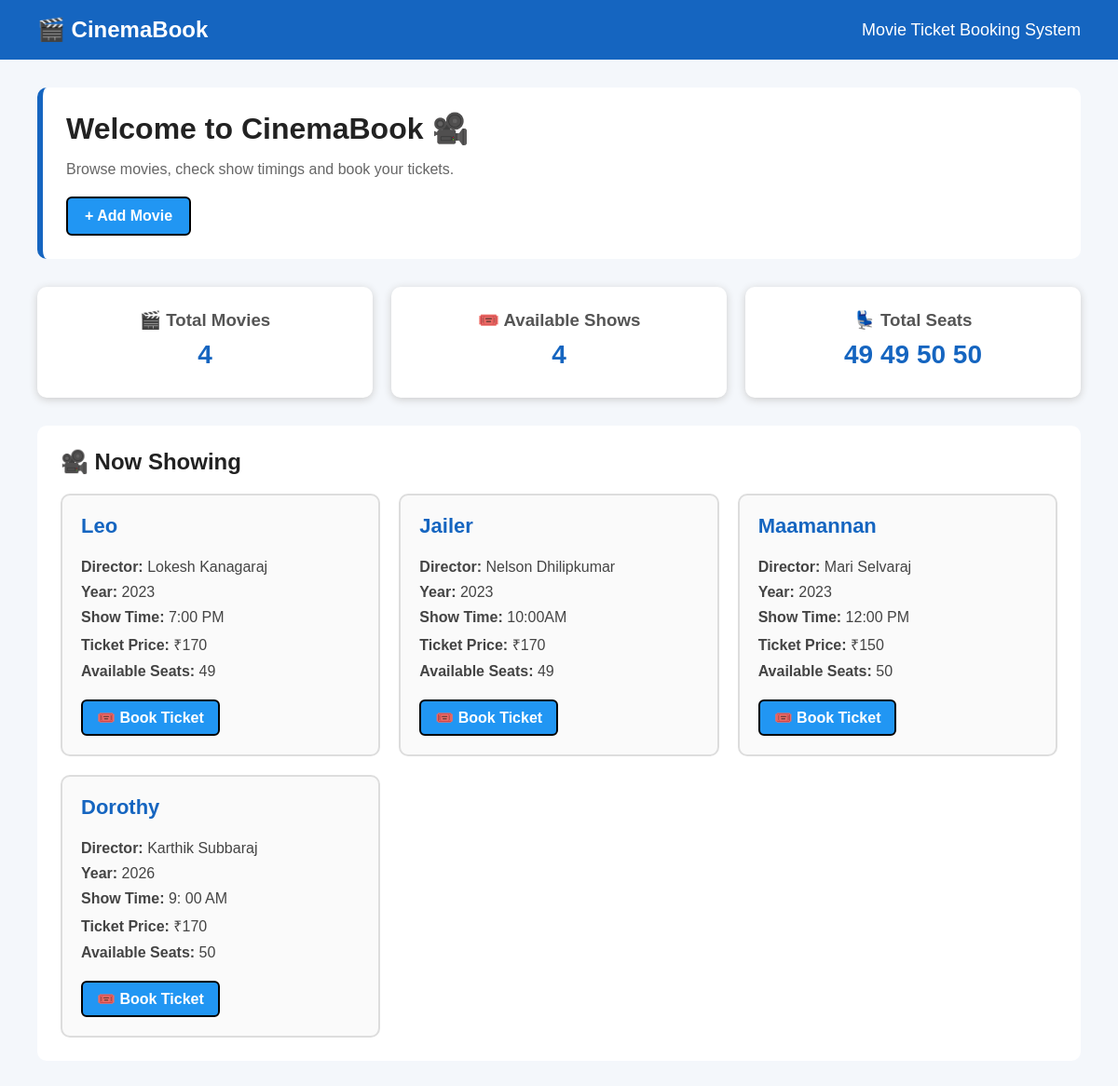
The page / on the database its author committed.
### cinema/models.py (models this page shows, shortened)
class Movie(models.Model):
    name = models.CharField(max_length=100)
    director = models.CharField(max_length=100)
    year = models.IntegerField()
    show_time = models.CharField(max_length=20)
    ticket_price = models.IntegerField()
    available_seats = models.IntegerField(default=50)

### cinema/views.py (the view)
# urls.py: 2. Add a URL to urlpatterns:  path('', views.home, name='home')
def home(request):
    movies = Movie.objects.all()
    return render(request, 'home.html', {'movies': movies})

### cinema/templates/home.html (shortened to what this page needs)
<!DOCTYPE html>
<html>
<head>
</head>
<body>
    <div class="navbar">
        <div class="logo">🎬 CinemaBook</div>
        <div class="nav-title">Movie Ticket Booking System</div>
    </div>
    <div class="welcome">
        <h1>Welcome to CinemaBook 🎥</h1>
        <p>Browse movies, check show timings and book your tickets.</p>
        <a href="{% url 'add_movie' %}" class="add-button">
            + Add Movie
        </a>
    </div>
    <div class="cards">
        <div class="card">
            <h3>🎬 Total Movies</h3>
            <p>{{ movies|length }}</p>
        </div>
        <div class="card">
            <h3>🎟️ Available Shows</h3>
            <p>{{ movies|length }}</p>
        </div>
        <div class="card">
            <h3>💺 Total Seats</h3>
            <p>
                {% for movie in movies %}
                    {{ movie.available_seats }}
                {% empty %}
                    0
                {% endfor %}
            </p>
        </div>
    </div>
    <div class="movies-section">
        <h2>🎥 Now Showing</h2>
        <div class="movie-grid">
            {% for movie in movies %}
            <div class="movie-card">
                <h3>{{ movie.name }}</h3>
                <p><strong>Director:</strong> {{ movie.director }}</p>
                <p><strong>Year:</strong> {{ movie.year }}</p>
                <p><strong>Show Time:</strong> {{ movie.show_time }}</p>
                <p><strong>Ticket Price:</strong> ₹{{ movie.ticket_price }}</p>
                <p><strong>Available Seats:</strong>
                    {{ movie.available_seats }}
                </p>
                {% if movie.available_seats > 0 %}
                    <a href="{% url 'book_ticket' movie.id %}"
                       class="book-button">
                        🎟️ Book Ticket
                    </a>
                {% else %}
                    <p><strong>❌ House Full</strong></p>
                {% endif %}
            </div>
            {% empty %}
            <div class="empty">
                <h3>No movies available</h3>
                <p>Click "Add Movie" to add your first movie.</p>
            </div>
            {% endfor %}
        </div>
    </div>
</body>
</html>

### cinema/templates/home.html (style rules this page uses)
body { margin: 0; font-family: Arial, sans-serif; background: #f4f7fb; }
.navbar { background: #1565c0; color: white; padding: 18px 40px; display: flex; justify-content: space-between; align-items: center; }
.logo { font-size: 24px; font-weight: bold; }
.nav-title { font-size: 18px; }
.welcome { background: white; margin: 30px 40px; padding: 25px; border-radius: 10px; border-left: 6px solid #1565c0; }
.welcome h1 { margin: 0 0 8px; color: #222; }
.welcome p { color: #666; margin-bottom: 20px; }
.add-button { display: inline-block; background: #2196f3; color: white; padding: 10px 18px; text-decoration: none; border: 2px solid black; border-radius: 6px; font-weight: bold; }
.cards { display: flex; gap: 20px; margin: 0 40px 30px; }
.card { background: white; padding: 20px; flex: 1; border-radius: 10px; text-align: center; box-shadow: 0 2px 8px #ccc; }
.card h3 { margin: 5px; color: #555; }
.card p { font-size: 28px; font-weight: bold; color: #1565c0; margin: 10px; }
.movies-section { background: white; margin: 0 40px 40px; padding: 25px; border-radius: 10px; }
.movies-section h2 { margin-top: 0; color: #222; }
.movie-grid { display: grid; grid-template-columns: repeat(3, 1fr); gap: 20px; }
.movie-card { border: 2px solid #ddd; border-radius: 10px; padding: 20px; background: #fafafa; }
.movie-card h3 { color: #1565c0; margin-top: 0; font-size: 22px; }
.movie-card p { margin: 9px 0; color: #444; }
.book-button { display: inline-block; margin-top: 12px; padding: 8px 15px; background: #2196f3; color: white; text-decoration: none; border: 2px solid black; border-radius: 6px; font-weight: bold; }

### rows shown on the page
Movie: available_seats "49", name "Leo", director "Lokesh Kanagaraj", year "2023", show_time "7:00 PM", ticket_price "170", shows "🎟️ Book Ticket"
Movie: available_seats "49", name "Jailer", director "Nelson Dhilipkumar", year "2023", show_time "10:00AM", ticket_price "170", shows "🎟️ Book Ticket"
Movie: available_seats "50", name "Maamannan", director "Mari Selvaraj", year "2023", show_time "12:00 PM", ticket_price "150", shows "🎟️ Book Ticket"
Movie: available_seats "50", name "Dorothy", director "Karthik Subbaraj", year "2026", show_time "9: 00 AM", ticket_price "170", shows "🎟️ Book Ticket"

### other values the page prints
{{ movies|length }} "4"
